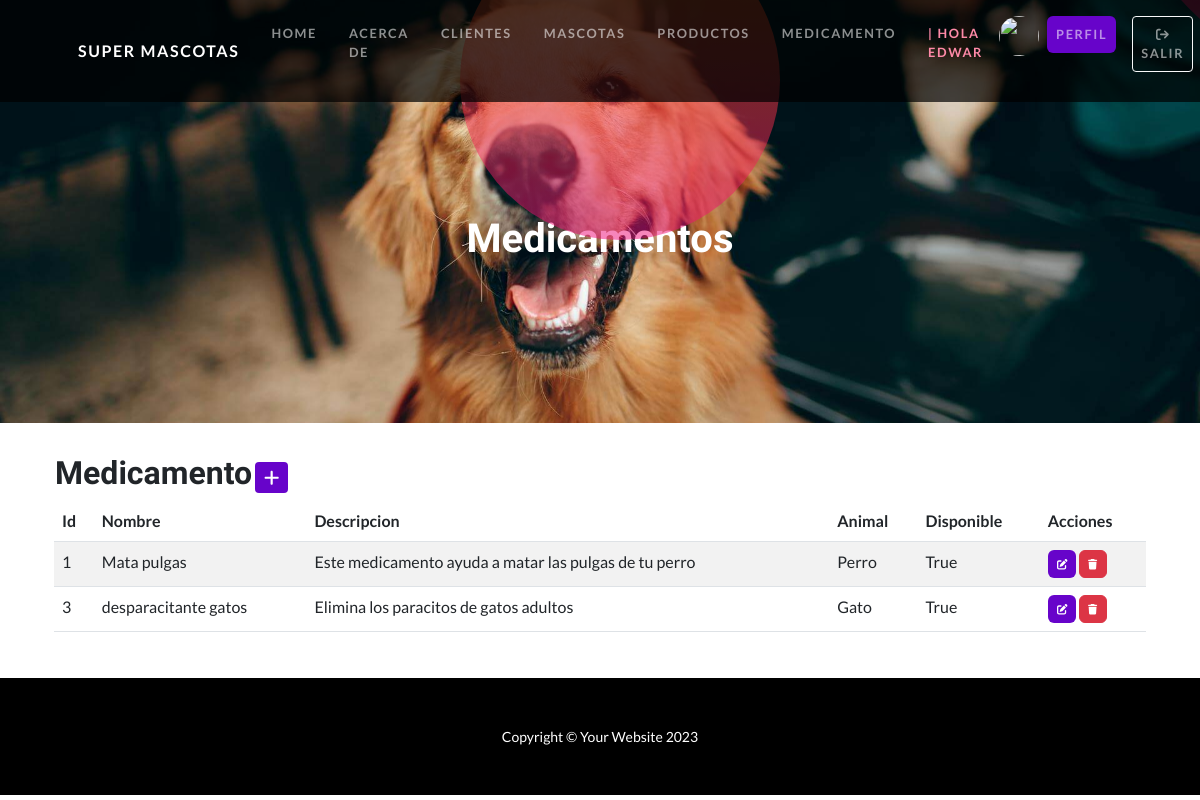
Before: /apptienda/medicamentos/ (signed in) with the older database file.
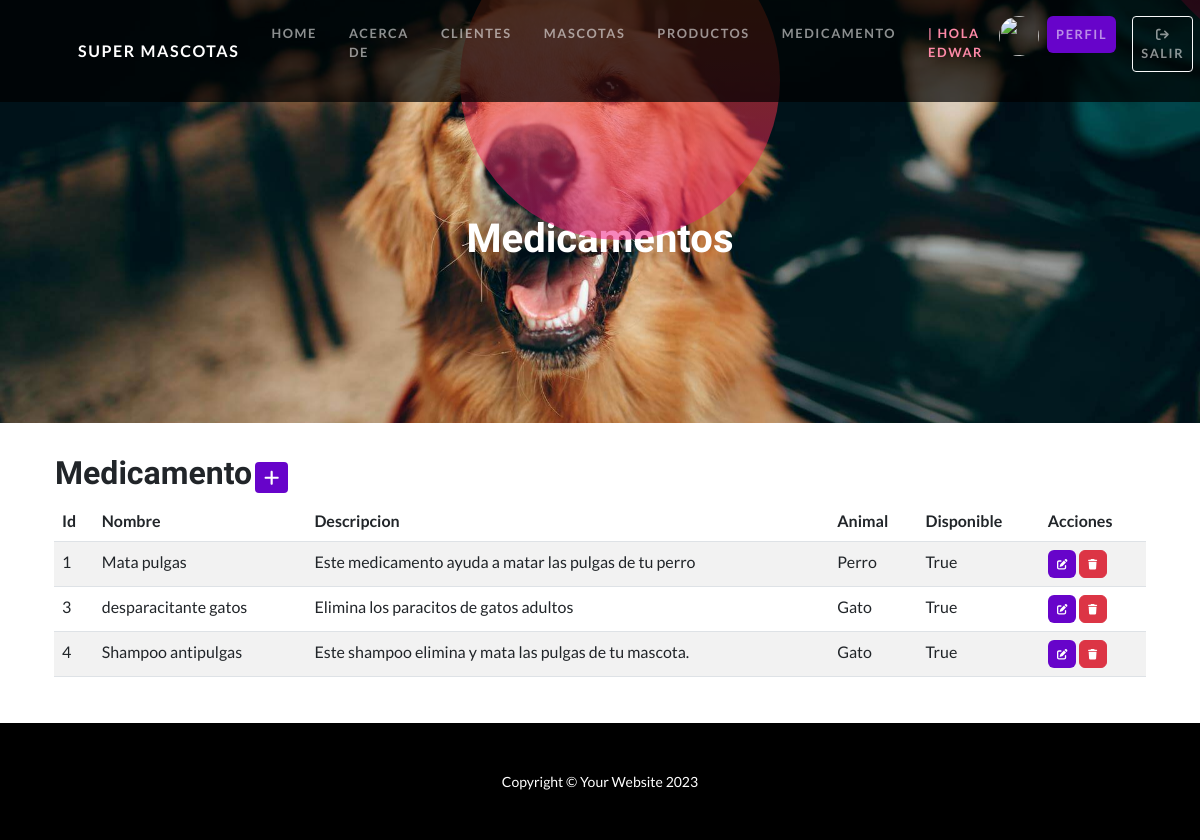
After: the same page with the newer database file.
### apptienda/models.py (models this page shows, shortened)
class Medicamento(models.Model):
    nombre_medicamento = models.CharField(max_length=50)
    descripcion = models.TextField(null=True, blank=True)
    tipo_de_animal = models.CharField(max_length=20, choices=[
        ('Perro', 'Perro'),
        ('Gato', 'Gato'),
    ])
    disponibilidad= models.BooleanField()

### apptienda/views.py (the view)
# urls.py: path('medicamentos/', MedicamentoList.as_view(), name='medicamentos'),
class MedicamentoList(LoginRequiredMixin,ListView):
    model=Medicamento

### apptienda/templates/apptienda/medicamento_list.html
{% extends 'apptienda/home.html' %}
{% block title %}
    <h1 class="masthead-heading mb-0">Medicamentos</h1>
{% endblock title %}
{% block contenido %}
    <table>
        <tr>
            <td width="200"><h2>Medicamento</h2></td>
            <td>
                <a
                href="{% url 'medicamento_create' %}"
                class="btn btn-primary btn-sm"
                ><i class="fa fa-plus fa-lg" title="Crear"> </i>
                </a>
            </td>
        </tr>
    </table>
    <table class="table table-striped">
        <thead>
            <tr>
                <th>Id</th>
                <th>Nombre</th>
                <th>Descripcion</th>
                <th>Animal</th>
                <th>Disponible</th>
                <th>Acciones</th>
            </tr>
        </thead>
        <tbody>
            {% for m in medicamento_list %}
                <tr>
                    <td>{{m.id}}</td>
                    <td>{{m.nombre_medicamento}}</td>
                    <td>{{m.descripcion}}</td>
                    <td>{{m.tipo_de_animal}}</td>
                    <td>{{m.disponibilidad}}</td>
                    <td>
                        <a
                          href="{% url 'medicamento_update' m.id %}"
                          class="btn btn-primary"
                          style="--bs-btn-padding-y: .25rem; --bs-btn-padding-x: .5rem; --bs-btn-font-size: .75rem;"
                          ><i class="fa fa-edit fa-sm" title="Edit Record"></i>
                        </a>
                        <a
                          href="{% url 'medicamento_delete' m.id %}"
                          class="btn btn-danger"
                          style="--bs-btn-padding-y: .25rem; --bs-btn-padding-x: .5rem; --bs-btn-font-size: .75rem;"
                          ><i class="fa fa-trash fa-sm" title="Delete Record"></i>
                        </a>
                      </td>
                </tr>
            {% endfor %}
        </tbody>
    </table>
{% endblock contenido %}

Changed rows visible on the page:
added Medicamento: id "4", nombre_medicamento "Shampoo antipulgas", descripcion "Este shampoo elimina y mata las pulgas de tu mascota.", tipo_de_animal "Gato", disponibilidad "True"
